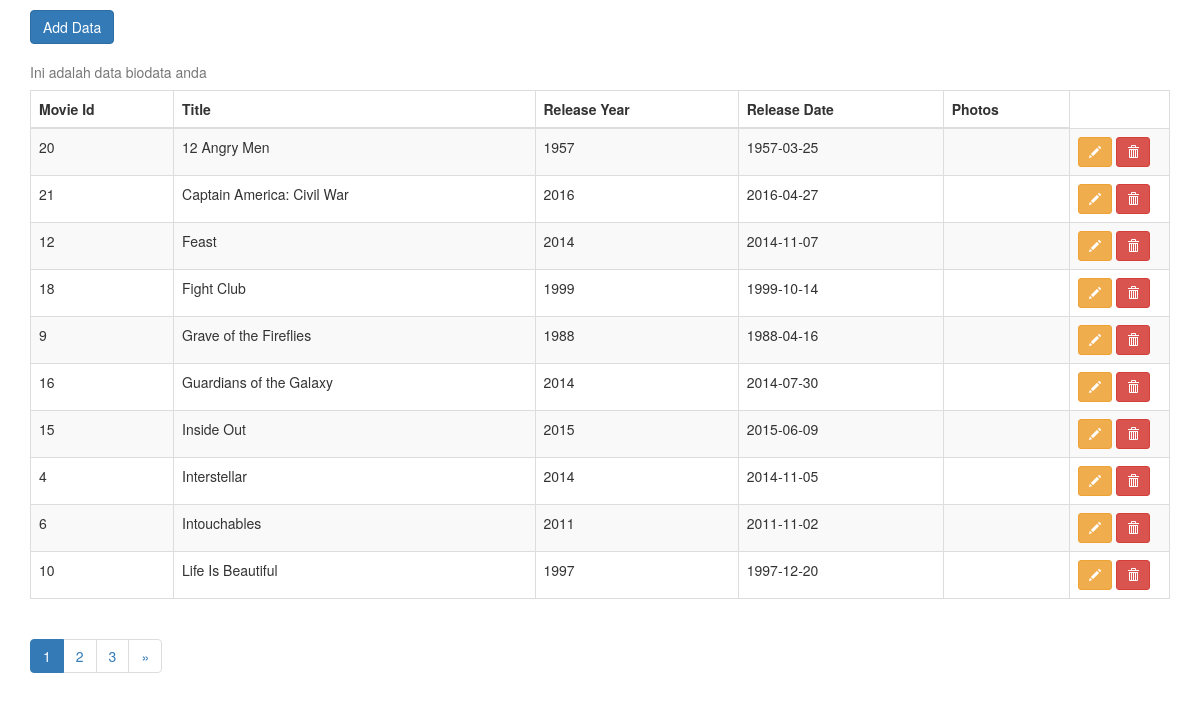
The page /test3.php on the database its author committed.
### tables this page shows
CREATE TABLE `movie` (
  `movie_id` int(10) NOT NULL AUTO_INCREMENT,
  `title` varchar(255) DEFAULT NULL,
  `release_year` int(5) DEFAULT NULL,
  `release_date` date DEFAULT NULL,
  `photos` varchar(255) DEFAULT NULL,
  `videos` varchar(255) DEFAULT NULL,
  `imdb_rating` decimal(2,1) DEFAULT NULL,
  `movie_language` char(255) DEFAULT NULL,
  `country` char(255) DEFAULT NULL,
  `duration` double DEFAULT NULL,
  PRIMARY KEY (`movie_id`)
);

### htdocs/includes/data.inc.php (called while the page is built, shortened)
<?php
class Data{
 private $conn;
 private $table_name = "movie";
 public function __construct($db){
  $this->conn = $db;
 }
 function readAll($page, $from_record_num, $records_per_page){
  $query = "SELECT
     *
    FROM
     " . $this->table_name . "
    ORDER BY
     title ASC
    LIMIT
     {$from_record_num}, {$records_per_page}";
  $stmt = $this->conn->prepare( $query );
  $stmt->execute();
  return $stmt;
 }
 public function countAll(){
  $query = "SELECT movie_id FROM " . $this->table_name . "";
  $stmt = $this->conn->prepare( $query );
  $stmt->execute();
  $num = $stmt->rowCount();
  return $num;
 }
}
?>

### htdocs/test3.php (the view, shortened to what this page needs)
<?php
$page = isset($_GET['page']) ? $_GET['page'] : 1;
$records_per_page = 10;
$from_record_num = ($records_per_page * $page) - $records_per_page;
include_once 'includes/data.inc.php';
$database = new Config();
$db = $database->getConnection();
$product = new Data($db);
$stmt = $product->readAll($page, $from_record_num, $records_per_page);
$num = $stmt->rowCount();
?>
<!DOCTYPE html>
<html lang="en">
  <head>
    <link href="css/bootstrap.min.css" rel="stylesheet">
  </head>
  <body>
    <div class="container">
      <p>
 <a class="btn btn-primary" href="add.php" role="button">Add Data</a>
      </p>
<?php
if($num>0){
?>
 <table class="table table-bordered table-hover table-striped">
 <caption>Ini adalah data biodata anda</caption>
 <thead>
  <tr>
		  <th>Movie Id</th>
          <th>Title</th>
          <th>Release Year</th>
          <th>Release Date</th>
          <th>Photos</th>
        </tr>
 </thead>
 <tbody>
<?php
while ($row = $stmt->fetch(PDO::FETCH_ASSOC)){
extract($row);
?>
<tr>
 <?php echo "<td>{$movie_id}</td>" ?>
 <?php echo "<td>{$title}</td>" ?>
 <?php echo "<td>{$release_year}</td>" ?>
 <?php echo "<td>{$release_date}</td>" ?>
 <?php echo "<td>{$photos}</td>" ?>
 <?php echo "<td width='100px'>
     <a class='btn btn-warning btn-sm' href='update.php?id={$movie_id}' role='button'><span class='glyphicon glyphicon-pencil' aria-hidden='true'></span></a>
     <a class='btn btn-danger btn-sm' href='delete.php?id={$movie_id}' role='button'><span class='glyphicon glyphicon-trash' aria-hidden='true'></span></a>
          </td>" ?>
</tr>
<?php
}
?>
 </tbody>
      </table>
<?php
$page_dom = "index.php";
include_once 'includes/pagination.inc.php';
}
?>
    </div>
  </body>
</html>

### htdocs/includes/pagination.inc.php (shortened to what this page needs)
<?php
echo "<nav><ul class=\"pagination\">";
$total_rows = $product->countAll();
$total_pages = ceil($total_rows / $records_per_page);
$range = 2;
$initial_num = $page - $range;
$condition_limit_num = ($page + $range)  + 1;
for ($x=$initial_num; $x<$condition_limit_num; $x++) {
    if (($x > 0) && ($x <= $total_pages)) {
        if ($x == $page) {
            echo "<li class='active'><a href=\"#\">$x</a></li>";
        }
        else {
            echo "<li><a href='{$page_dom}?page=$x'>$x</a></li>";
        }
    }
}
if($page<$total_pages){
    echo "<li><a href='" .$page_dom . "?page={$total_pages}' title='Last page is {$total_pages}.'>";
        echo "»";
    echo "</a></li>";
}
echo "</ul></nav>";
?>

### rows shown on the page
movie: movie_id "20", title "12 Angry Men", release_year "1957", release_date "1957-03-25"
movie: movie_id "21", title "Captain America: Civil War", release_year "2016", release_date "2016-04-27"
movie: movie_id "12", title "Feast", release_year "2014", release_date "2014-11-07"
movie: movie_id "18", title "Fight Club", release_year "1999", release_date "1999-10-14"
movie: movie_id "9", title "Grave of the Fireflies", release_year "1988", release_date "1988-04-16"
movie: movie_id "16", title "Guardians of the Galaxy", release_year "2014", release_date "2014-07-30"
movie: movie_id "15", title "Inside Out", release_year "2015", release_date "2015-06-09"
movie: movie_id "4", title "Interstellar", release_year "2014", release_date "2014-11-05"
movie: movie_id "6", title "Intouchables", release_year "2011", release_date "2011-11-02"
movie: movie_id "10", title "Life Is Beautiful", release_year "1997", release_date "1997-12-20"
